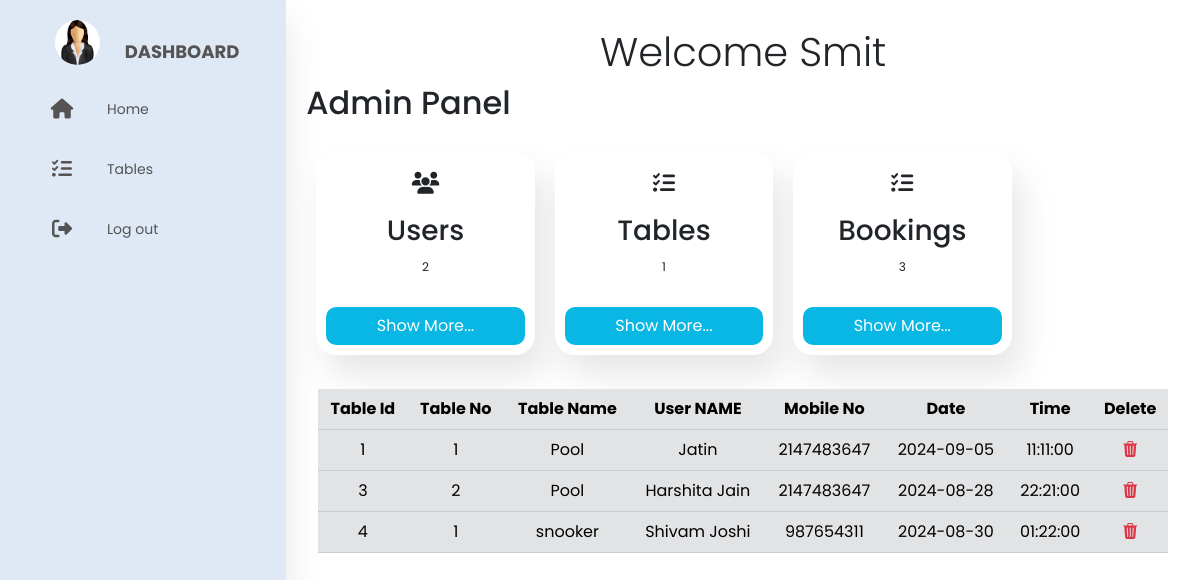
Page /Admin/table.php (signed in) on the committed database.
### tables this page shows
CREATE TABLE `tbl_table` (
  `tid` int(11) NOT NULL,
  `table_no` int(11) NOT NULL,
  `table_name` varchar(200) NOT NULL,
  `user_name` varchar(200) NOT NULL,
  `Mobile` int(11) NOT NULL,
  `date` date NOT NULL,
  `time` time NOT NULL
);

### Admin/table.php (the view, shortened to what this page needs)
<?php
include('admin.php');
?>
<!DOCTYPE html>
<html>
<head>
	<link rel="stylesheet" href="https://cdn.jsdelivr.net/npm/bootstrap@5.2.3/dist/css/bootstrap.min.css">
	<link rel="stylesheet" href="https://cdn.jsdelivr.net/npm/bootstrap-icons@1.10.2/font/bootstrap-icons.css">
</head>
<body>
<div class="container">
	<div class="row justify-content-center">
		<div class="col-lg-12">
            <table class="table table-secondary">
	            <thead>
		            <tr>
			            <th>Table Id</th>
			            <th>Table No</th>
						<th>Table Name</th>
						<th>User NAME</th>
                        <th>Mobile No</th>
			            <th>Date</th>
			            <th>Time</th>
                        <th>Delete</th>
		            </tr>
	            </thead>
                <tbody>
    <?php
include('../files/config/dbconnect.php');
$query="SELECT * FROM tbl_table order by tid";
$res=mysqli_query($conn,$query);
$count=mysqli_num_rows($res);
if ($count>0){
	while($row=mysqli_fetch_assoc($res)){
		echo"<tr>";
	echo "<td>".$row['tid']."</td>";
	echo "<td>".$row['table_no']."</td>";
	echo "<td>".$row['table_name']."</td>";
	echo "<td>".$row['user_name']."</td>";
	echo "<td>".$row['Mobile']."</td>";
	echo "<td>".$row['date']."</td>";
    echo "<td>".$row['time']."</td>";
	?>
<td><a href="table_del.php?id=<?php echo $row['tid'];?>"><i id="" class="bi bi-trash3-fill text-danger"></i></a>
	</td>
	<?php
	echo"</tr>";
}
}
else
{
	echo "NO data Found";
}
?>
                </tbody>
            </table>
        </div>
    </div>
</div>
</body>
</html>

### Admin/admin.php (shortened to what this page needs)
<!DOCTYPE html>
<html lang="en">
<head>
  <link rel="stylesheet" href="sidebarstyle.css" />
  <link href="https://cdn.jsdelivr.net/npm/bootstrap@5.3.1/dist/css/bootstrap.min.css" rel="stylesheet">
  <link rel="stylesheet" href="https://cdnjs.cloudflare.com/ajax/libs/font-awesome/6.4.2/css/all.min.css" />
</head>
<body>
  <div class="container--main">
    <div class="sidebar">
      <ul>
        <li><a href="#" class="logo">
          <img src="icon.jpg" alt="">
          <span class="nav--item">DashBoard</span>
        </a></li>
        <li><a href="admin.php">
          <i class="fas fa-home"></i>
          <span class="nav--item">Home</span>
        </a></li>
        <li><a href="cat1.php">
          <i class="fas fa-tasks"></i>
          <span class="nav--item">Tables</span>
        </a></li>
        <li><a href="../Admin/logout.php" class="logout">
          <i class="fas fa-sign-out-alt"></i>
          <span class="nav--item">Log out</span>
        </a></li>
      </ul>
    </div>
<section class="main">
  <div class="text-center display-6 my-2">
    Welcome <?php echo htmlspecialchars($_SESSION['adminloginid']);?>
  </div>
    <div class="main-top">
      <h2>Admin Panel</h2>
    </div>
    <div class="main-skills">
      <div class="card--main">
        <i class="fa-solid fa-users"></i>
        <h3>Users</h3>
        <p>
          <?php
          include('../files/config/dbconnect.php');
          $sql="select * from tbl_user";
          $count=mysqli_num_rows(mysqli_query($conn,$sql));
          echo $count;
          ?>
        </p>
        <a class="btn" href="user.php">Show More...</a>
      </div>
      <div class="card--main">
        <i class="fa-solid fa-list-check"></i>
        <h3>Tables</h3>
        <p>
        <?php
          $sql="select * from tbl_cat";
          $count=mysqli_num_rows(mysqli_query($conn,$sql));
          echo $count;
          ?>
        </p>
        <a class="btn" href="cat1.php">Show More...</a>
      </div>
      <div class="card--main">
        <i class="fa-solid fa-list-check"></i>
        <h3>Bookings</h3>
        <p>
        <?php
          $sql="select * from tbl_table";
          $count=mysqli_num_rows(mysqli_query($conn,$sql));
          echo $count;
          ?>
        </p>
        <a class="btn" href="table.php">Show More...</a>
      </div>
    </div>
<br>
  </body>
</html>

### Admin/sidebarstyle.css (style rules this page uses)
* { margin: 0; padding: 0; outline: none; border: none; text-decoration: none; box-sizing: border-box; font-family: "Poppins", sans-serif; }
body { background: #c3cdd8; }
.container--main { display: flex; }
.sidebar { position: relative; margin-left: -15px; top: 0; bottom: 0; height: 100vh; left: 0; background: #dfe9f5; width: 50vh; box-shadow: 0 20px 35px rgba(0, 0, 0, 0.1); }
.sidebar ul { list-style: none; }
.logo { text-align: center; display: flex; margin: 10px 0 0 10px; }
.logo img { width: 45px; height: 45px; border-radius: 50%; }
.logo span { font-weight: bold; padding-left: 15px; font-size: 18px; text-transform: uppercase; }
.sidebar a { position: relative; color: rgb(85, 83, 83); font-size: 14px; display: table; width: 240px; padding: 10px; border-radius: 40px; text-decoration: none; }
.sidebar .fas { position: relative; width: 70px; height: 40px; top: 14px; font-size: 20px; text-align: center; }
.sidebar .nav--item { position: relative; top: 12px; margin-left: 10px; }
.logout { position: absolute; bottom: 0; }
.main { position: relative; padding: 20px; width: 100%; }
.main-top { width: 100%; }
.main-skills { display: flex; margin-top: 20px; }
.main-skills .card--main { width: 25%; margin: 10px; background: #fff; text-align: center; border-radius: 20px; padding: 10px; box-shadow: 10px 20px 35px rgba(0, 0, 0, 0.1); }
.main-skills .card--main h3 { margin: 10px; text-transform: capitalize; }
.main-skills .card--main p { font-size: 12px; }
.main-skills .card--main .btn { background: rgb(8, 183, 227); color: #fff; border-radius: 10px; margin-top: 15px; width: 100%; cursor: pointer; }
.main-skills .card--main i { font-size: 22px; padding: 10px; }

### Admin/table.php (style rules this page uses)
img { height: 100px; width: 150px; }
th,td { text-align: center; }

### rows in the picture
tbl_table: tid "1", table_no "1", table_name "Pool", user_name "Jatin", Mobile "2147483647", date "2024-09-05", time "11:11:00"
tbl_table: tid "3", table_no "2", table_name "Pool", user_name "Harshita Jain", Mobile "2147483647", date "2024-08-28", time "22:21:00"
tbl_table: tid "4", table_no "1", table_name "snooker", user_name "Shivam Joshi", Mobile "987654311", date "2024-08-30", time "01:22:00"

### other values in the picture
$_SESSION['adminloginid'] "Smit"
$count "2"
$count "1"
$count "3"
